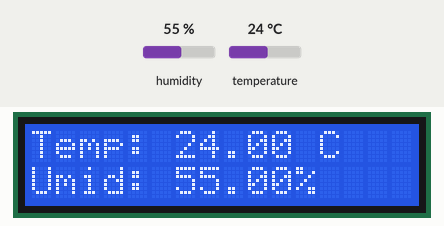
A sketch run on a simulated Arduino Uno, built with avr-gcc and run on an emulated ATmega328P. Parts: 16×2 character LCD. The test bench sets the inputs (shaded band); at power-on: humidity 55 %, temperature 24 °C. What the sketch prints to the serial monitor is not drawn.

Above: at 1.2 s.
1.3 s: humidity set to 22 %
At 1.9 s:
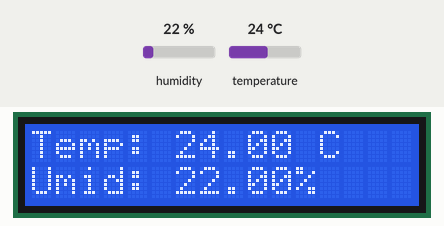
3.0 s: temperature set to 12 °C
At 4.0 s:
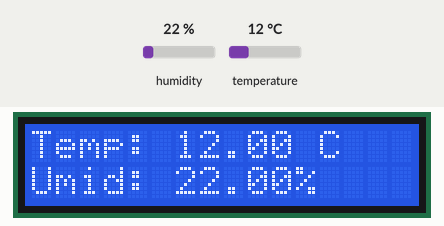
4.6 s: humidity set to 40 %
At 5.1 s:
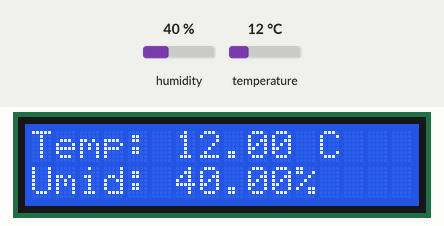
6.1 s: temperature set to 19 °C
At 7.3 s:
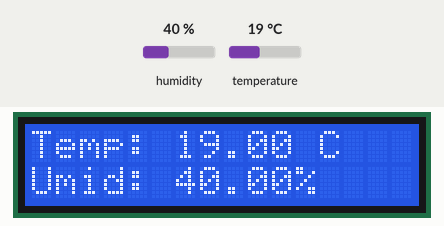
Timing chart, 0 to 8.6 s (numbered marks = the images above; inputs shaded):
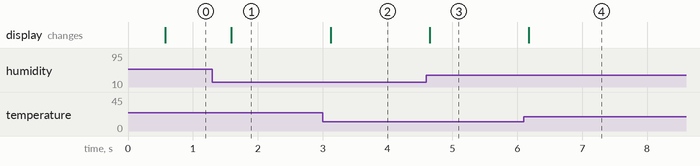

Measured:
- after the input at 1.3 s, the display: changes after 0.29 s (image 1)
- after the input at 3.0 s, the display: changes after 0.12 s (image 2)
- after the input at 4.6 s, the display: changes after 0.05 s (image 3)
- after the input at 6.1 s, the display: changes after 0.08 s (image 4)

The sketch:

temperature_and_humidity_DHT11_AND_LCD_DISPLAY.ino
```cpp
//Temperature and Humidity Meter with DHT11 AND WITH LCD DISPLAY!!


#include <Adafruit_Sensor.h> // Biblioteca DHT Sensor Adafruit
#include <DHT.h>
#include <DHT_U.h>
#include <LiquidCrystal.h> // Biblioteca para o LCD

// Definições do DHT
#define DHTTYPE DHT11 // Sensor DHT11
#define DHTPIN 8 // Alterado para pino digital 8 do Arduino
DHT_Unified dht(DHTPIN, DHTTYPE); // configurando o Sensor DHT - pino e tipo
uint32_t delayMS = 500; // variável para atraso no tempo

// Definições do LCD
LiquidCrystal lcd(12, 11, 5, 4, 3, 2); // Pinos do RS, E, D4, D5, D6, D7

void setup()
{
  // Inicialização do monitor serial e do LCD
  Serial.begin(9600); // monitor serial 9600 bps
  lcd.begin(16, 2); // Inicia o LCD 16x2
  lcd.print("DHT Sensor"); // Mensagem inicial no LCD

  dht.begin(); // inicializa o sensor DHT
  Serial.println("Usando o Sensor DHT");
}

void loop()
{
  delay(delayMS); // atraso entre as medições
  sensors_event_t event;

  // Leitura da Temperatura
  dht.temperature().getEvent(&event); // faz a leitura da Temperatura
  if (isnan(event.temperature)) // se algum erro na leitura
  {
    Serial.println("Erro na leitura da Temperatura!");
    lcd.setCursor(0, 0);
    lcd.print("Erro Temp");
  }
  else // senão
  {
    Serial.print("Temperatura: ");
    Serial.print(event.temperature);
    Serial.println(" *C");

    // Exibir a temperatura no LCD
    lcd.setCursor(0, 0); // Posição no LCD (linha 0, coluna 0)
    lcd.print("Temp: ");
    lcd.print(event.temperature);
    lcd.print(" C");
  }

  // Leitura da Umidade
  dht.humidity().getEvent(&event); // faz a leitura de umidade
  if (isnan(event.relative_humidity)) // se algum erro na leitura
  {
    Serial.println("Erro na leitura da Umidade!");
    lcd.setCursor(0, 1);
    lcd.print("Erro Umidade");
  }
  else // senão
  {
    Serial.print("Umidade: ");
    Serial.print(event.relative_humidity);
    Serial.println("%");

    // Exibir a umidade no LCD
    lcd.setCursor(0, 1); // Posição no LCD (linha 1, coluna 0)
    lcd.print("Umid: ");
    lcd.print(event.relative_humidity);
    lcd.print("%");
  }
}
```
